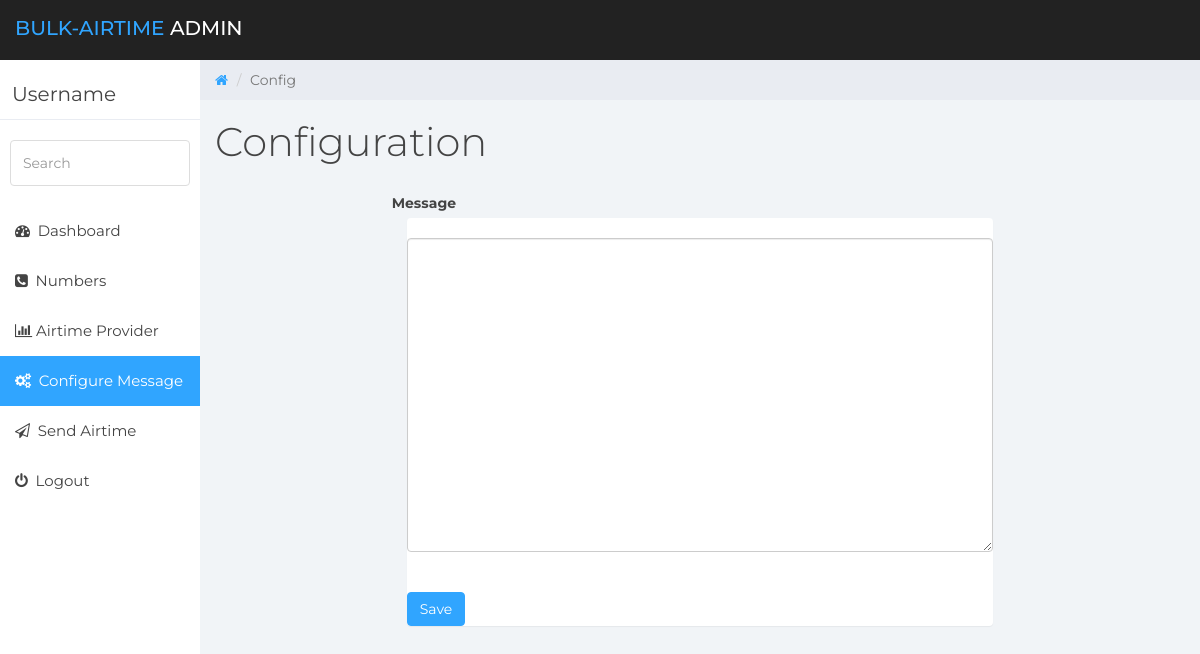
The page /dash/config-msg.php on the database as committed earlier.
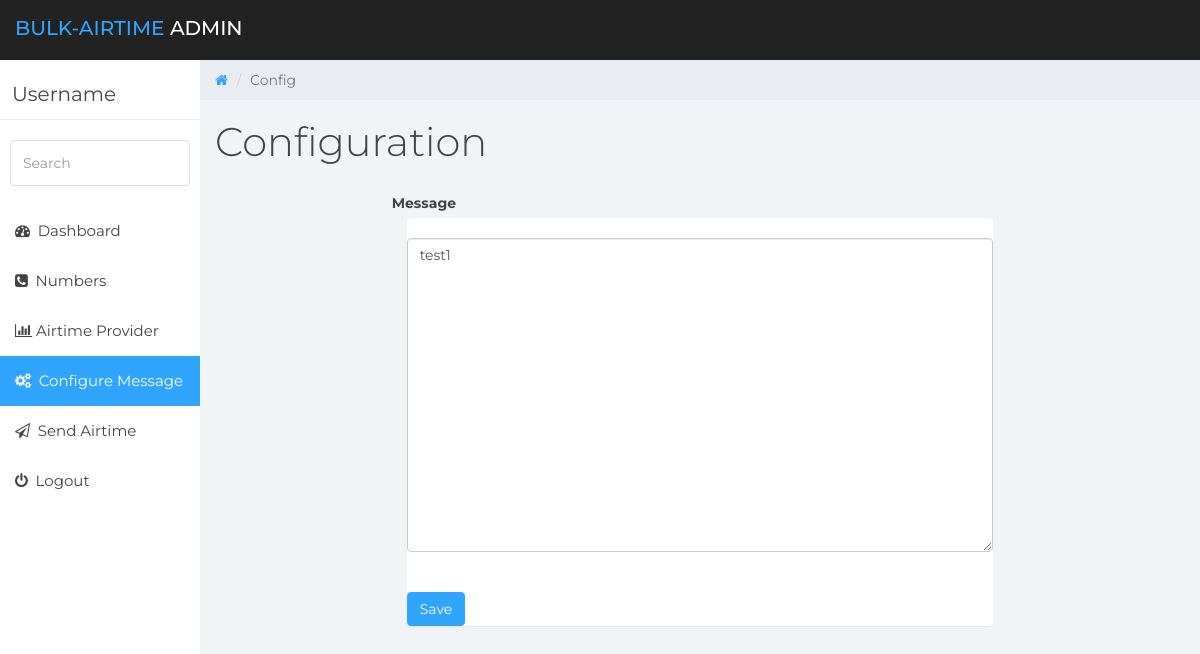
The same page on the database as committed later.
### tables this page shows
CREATE TABLE `message` (
  `sn` int(11) NOT NULL,
  `tag_id` int(11) NOT NULL,
  `msg` varchar(200) NOT NULL
);

### functions.php (called while the page is built, shortened)
<?php
class DataSource
{
    public function getPDOConnection()
    {
        $host = 'localhost';
        $db_name = 'airtime-dis';
        $username = 'root';
        $password = "";
        try{
            $conn = new PDO("mysql:host=" . $host . ";dbname=" . $db_name, $username, $password);
            $conn->setAttribute(PDO::ATTR_ERRMODE, PDO::ERRMODE_EXCEPTION);
            return $conn;
        }catch(PDOException $exception){
            die("Connection error: " . $exception->getMessage());
            die("<h2> Server Error. Contact Administrator</h2>");
        }
    }
    public function getMessage()
    {
        $con = $this->getPDOConnection();
        try {
            $query = "SELECT msg FROM message WHERE sn = 1";
            $prepared_query = $con->prepare($query);
            $prepared_query->execute();
            $count = $prepared_query->rowCount();
            if ($count > 0) {
                $stmt = $prepared_query->fetchObject();
                return $stmt;
            } else {
                return false;
            }
        } catch (Exception $e) {
            return false;
        }
    }
}

### dash/config-msg.php (the view, shortened to what this page needs)
<?php
require_once '../functions.php';
$db = new DataSource();
?>
<!DOCTYPE html>
<html>
<head>
    <link href="css/bootstrap.min.css" rel="stylesheet">
    <link href="css/font-awesome.min.css" rel="stylesheet">
    <link href="css/datepicker3.css" rel="stylesheet">
    <link href="css/styles.css" rel="stylesheet">
</head>
<body>
    <nav class="navbar navbar-custom navbar-fixed-top" role="navigation">
        <div class="container-fluid">
            <div class="navbar-header">
                <a class="navbar-brand" href="#"><span>Bulk-Airtime </span>Admin</a>
            </div>
        </div>
    </nav>
    <div id="sidebar-collapse" class="col-sm-3 col-lg-2 sidebar">
        <div class="profile-sidebar">
            <div class="profile-usertitle">
                <div class="profile-usertitle-name">Username</div>
            </div>
        </div>
        <form role="search">
            <div class="form-group">
                <input type="text" class="form-control" placeholder="Search">
            </div>
        </form>
        <ul class="nav menu">
            <li><a href="index.php"><em class="fa fa-dashboard">&nbsp;</em> Dashboard</a></li>
            <li><a href="numbers.php"><em class="fa fa-phone-square">&nbsp;</em> Numbers</a></li>
            <li><a href="airtime-prov.php"><em class="fa fa-bar-chart">&nbsp;</em>Airtime Provider</a></li>
            <li class="active"><a href="config-msg.php"><em class="fa fa-cogs">&nbsp;</em> Configure Message</a></li>
            <li><a href="send.php"><em class="fa fa-paper-plane-o">&nbsp;</em> Send Airtime</a></li>
            <li><a href="../login.php"><em class="fa fa-power-off">&nbsp;</em> Logout</a></li>
        </ul>
    </div>
    <div class="col-sm-9 col-sm-offset-3 col-lg-10 col-lg-offset-2 main">
        <div class="row">
            <ol class="breadcrumb">
                <li>
                    <a href="#">
                        <em class="fa fa-home"></em>
                    </a>
                </li>
                <li class="active">Config</li>
            </ol>
        </div>
        <div class="row">
            <div class="col-lg-12">
                <h1 class="page-header">Configuration</h1>
            </div>
        </div>
        <div class="col-md-8 col-sm-offset-3 col-md-10 col-lg-offset-2 main">
            <label class="control-label">Message</label><br>
            <div class="col-lg-12 col-lg-12">
                <div class="panel panel-container" id="panel">
                    <div class="row">
                        <div class="col-lg-12">
                            <form method="post" action="./process/process_msg.php">
                                <textarea class="form-control white_bg" name="msg" cols="20" rows="15" required><?php echo $db->getMessage()->msg?></textarea>
                                <br><br>
                              <button class="btn btn-primary" type="submit" name="save" type="submit">Save</button>
                           </form>
                        </div>
                    </div>
                </div>
            </div>
        </div>
    </div>
</body>
</html>

### dash/css/styles.css (style rules this page uses)
body { background: #f1f4f7; padding-top: 60px; font-size: 14px; color: #444444; font-family: "Montserrat", "Helvetica Neue", Helvetica, Arial, sans-serif; }
a, a:hover, a:focus { color: #30a5ff; }
h1, h2, h3, h4, h5, h6 { color: #444444; }
h1 { font-weight: 300; font-size: 40px; }
input.form-control { border: 1px solid #ddd; box-shadow: none; height: 46px; }
.navbar-custom { background: #222; height: 60px; }
.navbar-header .navbar-brand { color: #fff; font-size: 20px; text-transform: uppercase; font-weight: 500; height: 60px; padding-top: 18px; }
.navbar-header .navbar-brand span { color: #30a5ff; }
.btn-primary, .btn-primary:hover, .btn-primary:focus, .btn-primary:active, .btn-primary.active, .open > .dropdown-toggle.btn-primary, .btn-primary.disabled, .btn-primary[disabled], fieldset[disabled] .btn-primary, .btn-primary.disabled:hover, .btn-primary[disabled]:hover, fieldset[disabled] .btn-primary:hover, .btn-primary.disabled:focus, .btn-primary[disabled]:focus, fieldset[disabled] .btn-primary:focus, .btn-primary.disabled:active, .btn-primary[disabled]:active, fieldset[disabled] .btn-primary:active, .btn-primary.disabled.active, .btn-primary[disabled].active, fieldset[disabled] .btn-primary.active { background-color: #30a5ff; border-color: #30a5ff; }
.panel { border: 0; }
.panel-container { padding-top: 20px; }
.navbar { border: 0; }
.sidebar { display: block; padding: 0; display: none; box-shadow: none; background: #fff; }
.sidebar ul { margin: 20px 0px; }
.sidebar form { padding: 10px 0 0 0; margin: 10px 10px 20px 10px; }
@media (min-width: 768px) { .sidebar { display: block; position: fixed; top: 60px; bottom: 0; left: 0; z-index: 1000; display: block; margin: 0; padding: 0; overflow-x: hidden; overflow-y: auto; } }
@media (min-width: 768px) { .navbar-header { width: 100%; } }
.sidebar ul.nav .active a, .sidebar ul.nav li.parent a.active, .sidebar ul.nav .active > a:hover, .sidebar ul.nav li.parent a.active:hover, .sidebar ul.nav .active > a:focus, .sidebar ul.nav li.parent a.active:focus { color: #fff; background-color: #30a5ff; }
.sidebar ul.nav li a { height: 50px; font-size: 15px; line-height: 2em; color: #444444; }
.profile-sidebar { padding: 10px 0; border-bottom: 1px solid #e9ecf2; }
.profile-usertitle { float: left; text-align: left; margin: 10px 0 0 12px; }
.profile-usertitle-name { font-size: 20px; margin-bottom: 0px; }
.breadcrumb { border-radius: 0; padding: 10px 15px 10px 15px; background: #e9ecf2; margin: 0; }
h1.page-header { margin-top: 20px; border-bottom: 0; }

Rows that differ between the two databases and show on the page:
added message: msg "test1"
